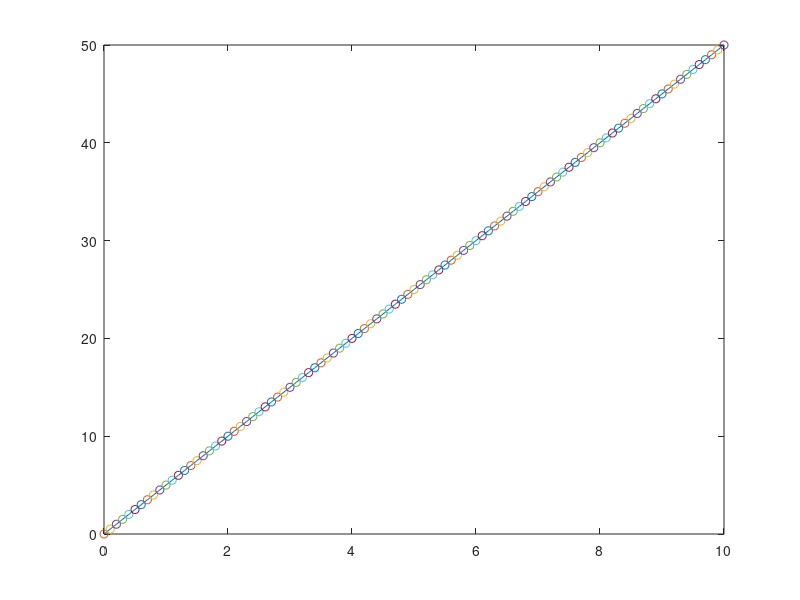

Recreate this plot in MATLAB.
t = 0:.1:10;
x = 5*t;



figure
plot(t,x)
hold all
for k=1:length(t)
    plot(t(k),x(k),'o')
    hold all
    pause(.1)
    
end
